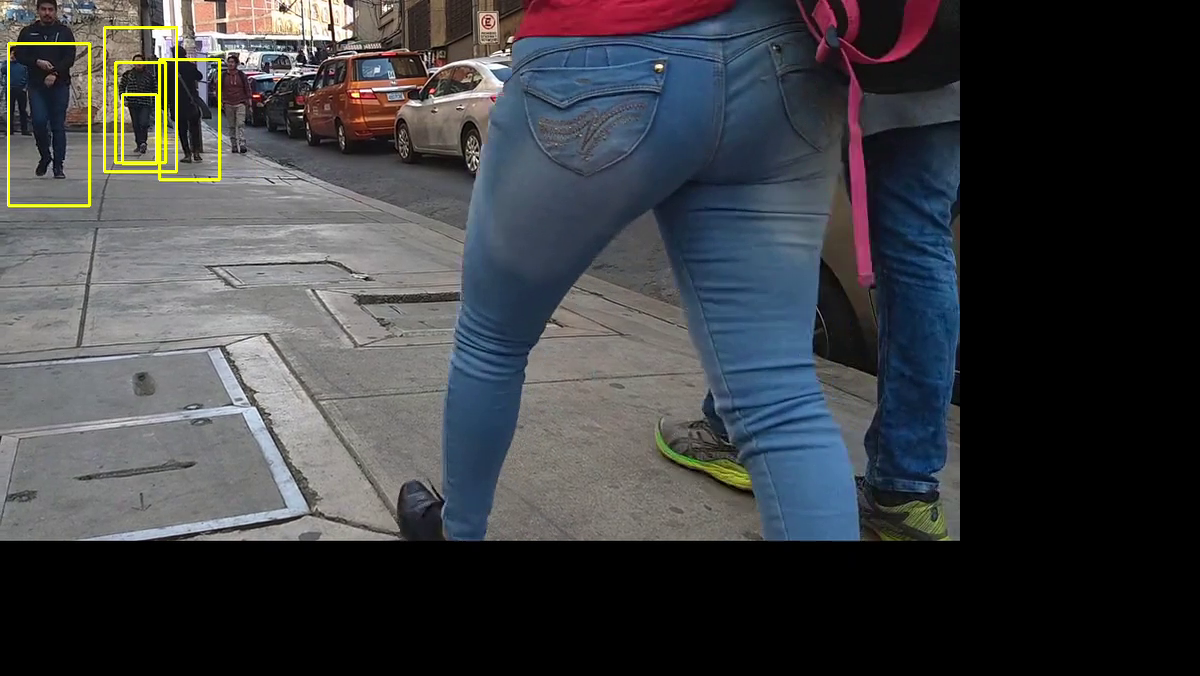
#> input picture frame 4 of Haarcascade - object detection/4.4_Ouput_Pedestrian video.mp4, 1200 x 676 px, given in place of cars.avi, which was not available
$ python 3_Car_detection.py
#> lines starting #> are read from the running program, lines starting #| are printed output that depends on the picture
### Car Detection
import cv2
import time
import numpy as np

# Create our body classifier
car_classifier = cv2.CascadeClassifier('C:\\Users\\SUNITHA\\A VS CODE\\PYDEVCODE\\OPENCV\\Haarcascades\\cars.xml')

# Initiate video capture for video file
cap = cv2.VideoCapture('image_examples/cars.avi')


# Loop once video is successfully loaded
while cap.isOpened():

    time.sleep(.05)
    # Read first frame
    ret, frame = cap.read()
#> frame is the input picture: shape (676, 1200, 3); mean B, G, R 65.5, 62.2, 60.9
    gray = cv2.cvtColor(frame, cv2.COLOR_BGR2GRAY)
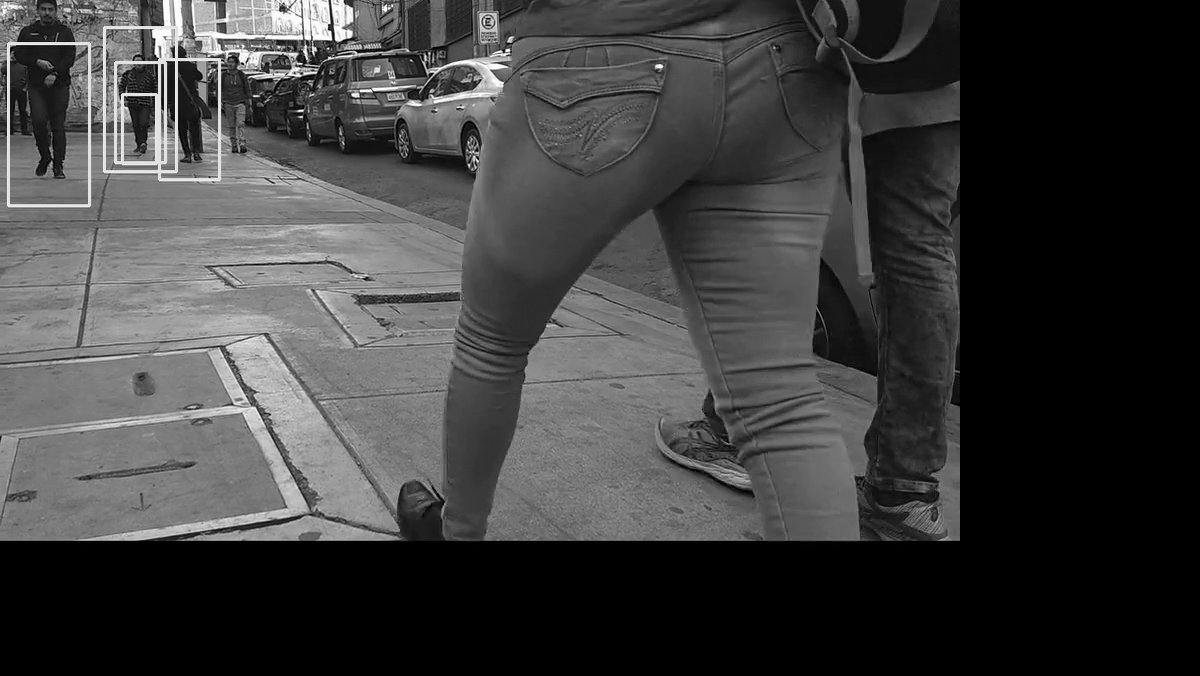
#> gray: shape (676, 1200); min 0, max 255, mean 62.2

    # Pass frame to our car classifier
    cars = car_classifier.detectMultiScale(gray, 1.4, 2)
#> cars = ()

    # Extract bounding boxes for any bodies identified
    for (x,y,w,h) in cars:
        cv2.rectangle(frame, (x, y), (x+w, y+h), (0, 255, 255), 2)
        cv2.imshow('Cars', frame)
#> this loop made 0 passes

    if cv2.waitKey(1) == 13: #13 is the Enter Key
#> (key Esc is pressed here)
        break

cap.release()
cv2.destroyAllWindows()

$ run again, starting later in the video
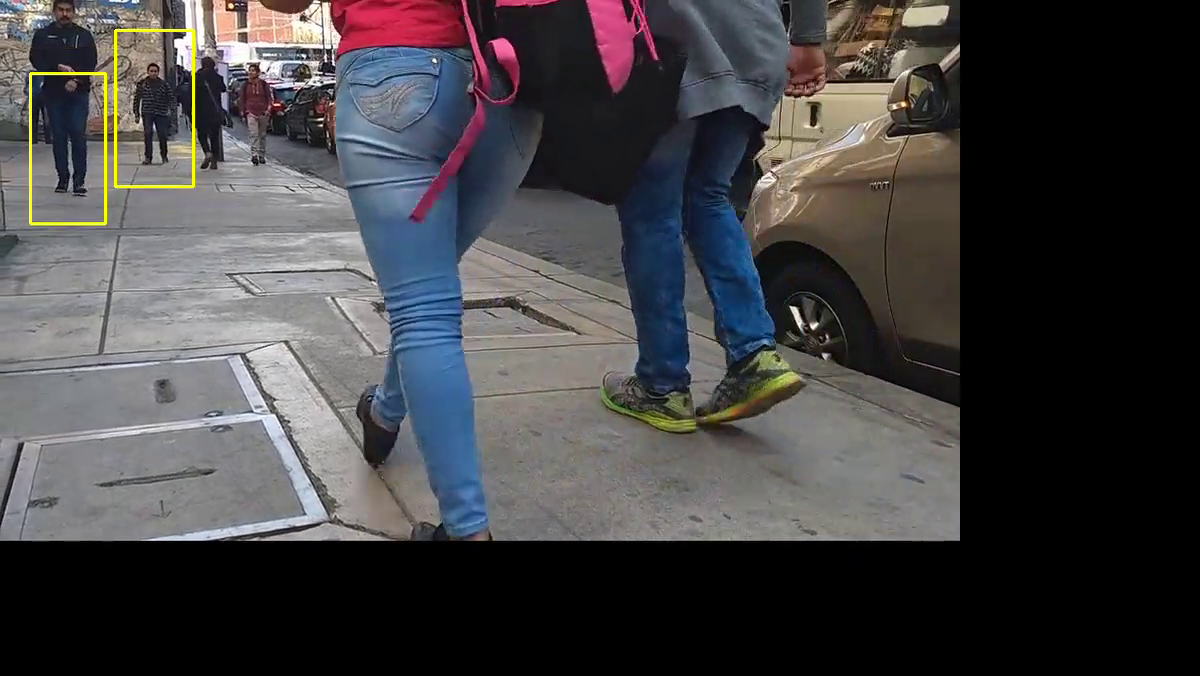
#> input picture frame 22 of Haarcascade - object detection/4.4_Ouput_Pedestrian video.mp4, 1200 x 676 px, given in place of cars.avi, which was not available
#> frame is the input picture: shape (676, 1200, 3); mean B, G, R 67.5, 65.7, 67.4
#> `gray = cv2.cvtColor(frame, cv2.COLOR_BGR2GRAY)`:
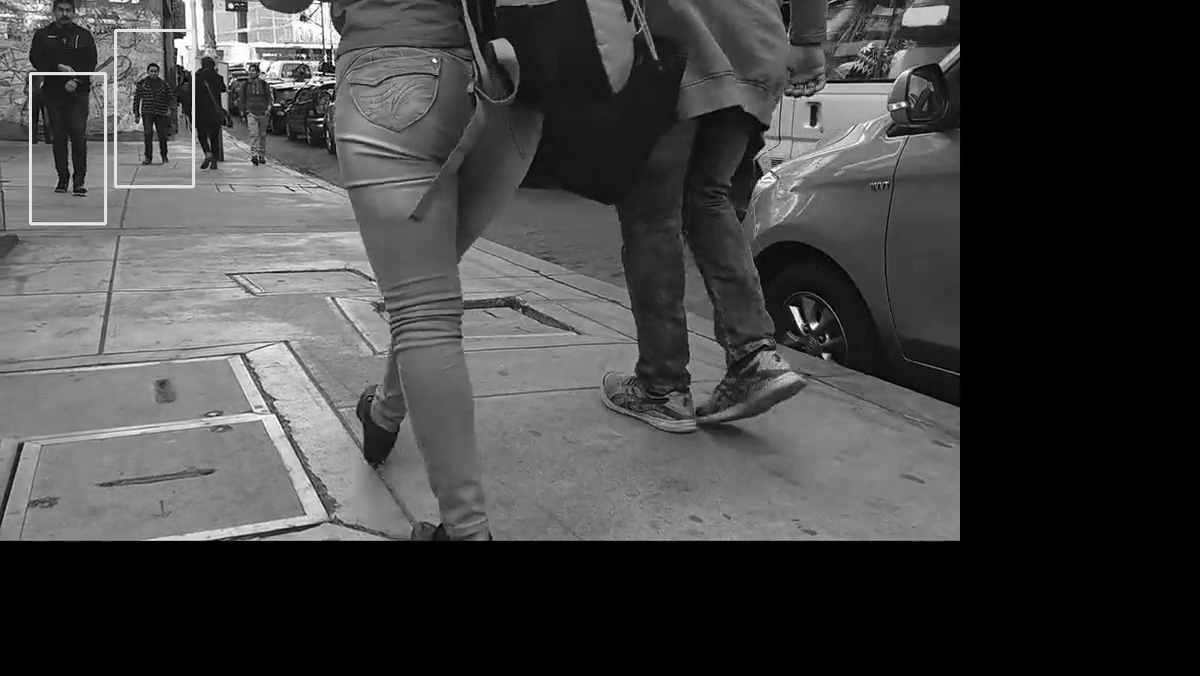
#> gray: shape (676, 1200); min 0, max 255, mean 66.4
#> cars = [[820, 44, 55, 55]]
#> the loop `for (x,y,w,h) in cars:` made 1 pass

$ run again, starting later in the video
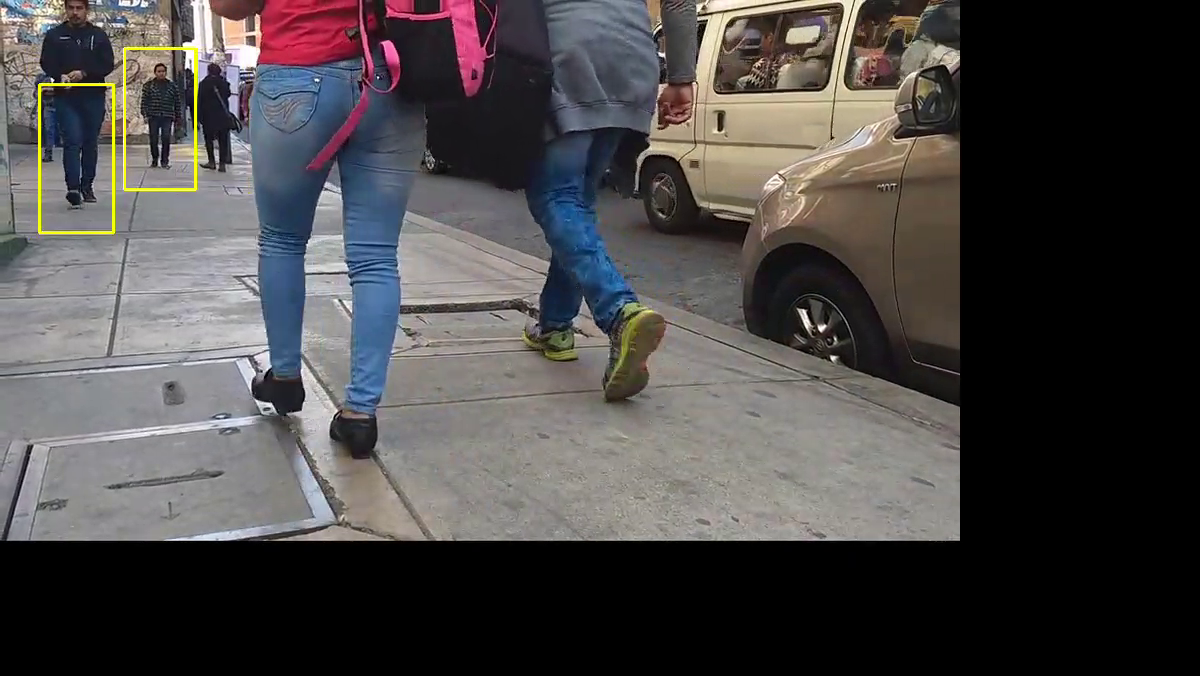
#> input picture frame 39 of Haarcascade - object detection/4.4_Ouput_Pedestrian video.mp4, 1200 x 676 px, given in place of cars.avi, which was not available
#> frame is the input picture: shape (676, 1200, 3); mean B, G, R 71.2, 71.2, 74.1
#> `gray = cv2.cvtColor(frame, cv2.COLOR_BGR2GRAY)`:
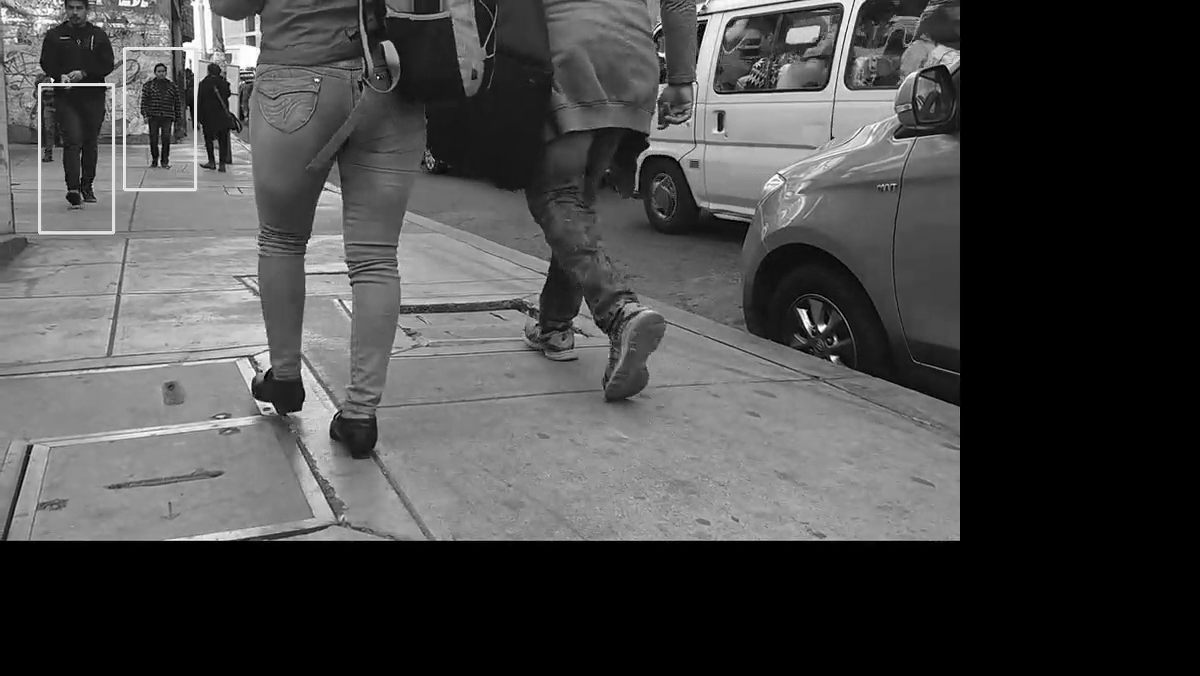
#> gray: shape (676, 1200); min 0, max 255, mean 72.1
#> cars = [[754, 41, 77, 77]]
#> the loop `for (x,y,w,h) in cars:` made 1 pass
#> pass 1, `cv2.imshow('Cars', frame)`:
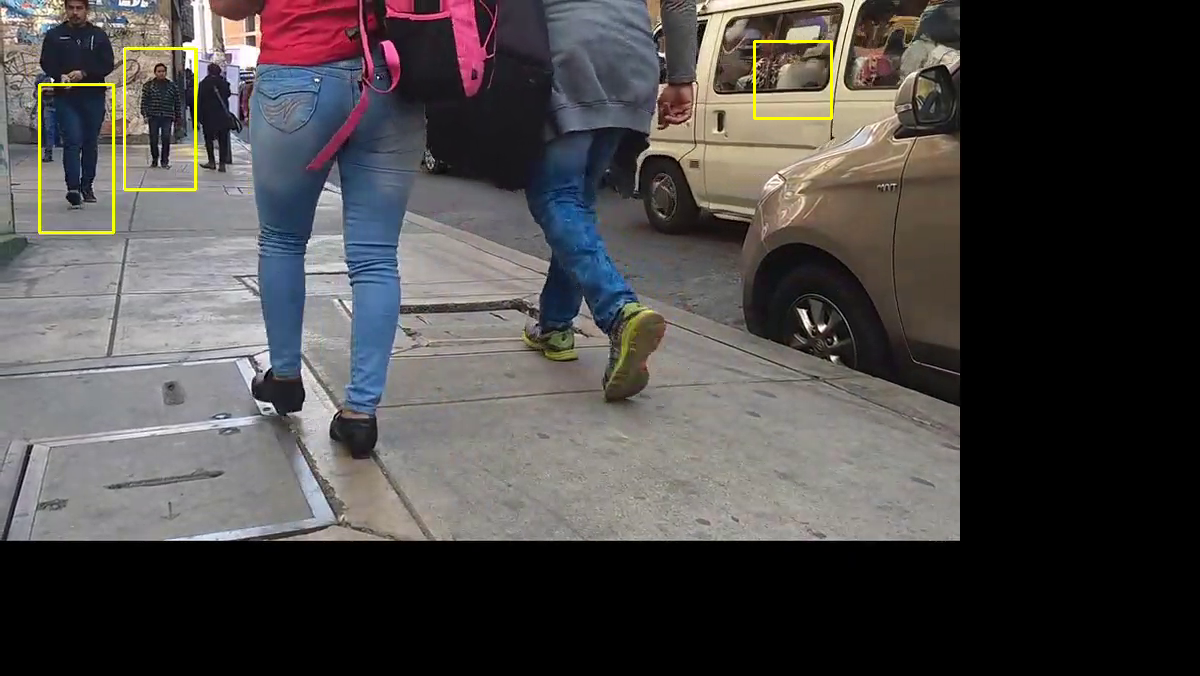
#> window 'Cars': shape (676, 1200, 3); mean B, G, R 71, 71.3, 74.3
